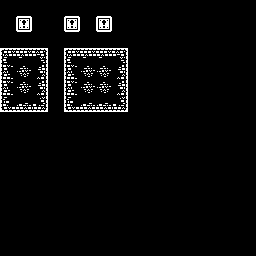

Tiled map render using the project's own tile images. Description and the whole map definition, tile-layer contents included, below:
An orthogonal 16x16 tile map with 16x16 px tiles, 1 tile layer (Tile Layer 1).

<map version="1.2" tiledversion="1.2.3" orientation="orthogonal" renderorder="right-down" width="16" height="16" tilewidth="16" tileheight="16" infinite="0" nextlayerid="3" nextobjectid="1">
 <tileset firstgid="1" source="tiles.tsx" />
 <layer id="2" name="Tile Layer 1" width="16" height="16">
  <data encoding="csv">
0,0,0,0,0,0,0,0,0,0,0,0,0,0,0,0,
0,12,0,0,12,0,12,0,0,0,0,0,0,0,0,0,
0,0,0,0,0,0,0,0,0,0,0,0,0,0,0,0,
1,2,3,0,1,2,2,3,0,0,0,0,0,0,0,0,
7,8,9,0,7,8,8,9,0,0,0,0,0,0,0,0,
7,8,9,0,7,8,8,9,0,0,0,0,0,0,0,0,
13,14,15,0,13,14,14,15,0,0,0,0,0,0,0,0,
0,0,0,0,0,0,0,0,0,0,0,0,0,0,0,0,
0,0,0,0,0,0,0,0,0,0,0,0,0,0,0,0,
0,0,0,0,0,0,0,0,0,0,0,0,0,0,0,0,
0,0,0,0,0,0,0,0,0,0,0,0,0,0,0,0,
0,0,0,0,0,0,0,0,0,0,0,0,0,0,0,0,
0,0,0,0,0,0,0,0,0,0,0,0,0,0,0,0,
0,0,0,0,0,0,0,0,0,0,0,0,0,0,0,0,
0,0,0,0,0,0,0,0,0,0,0,0,0,0,0,0,
0,0,0,0,0,0,0,0,0,0,0,0,0,0,0,0
</data>
 </layer>
</map>